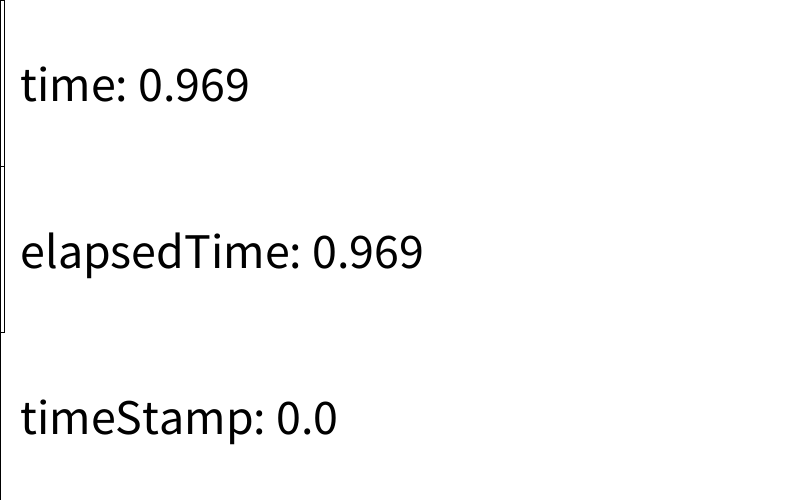
Frame 1 (no input)
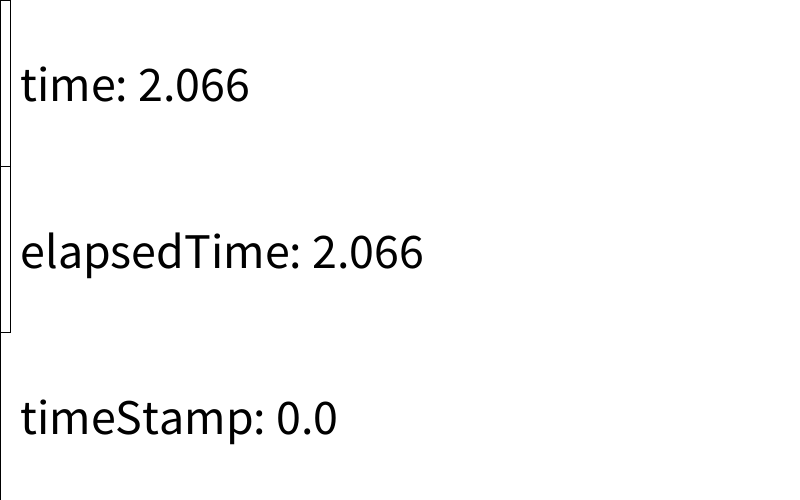
Frame 60 (the mouse pressed at the canvas centre just before this capture)
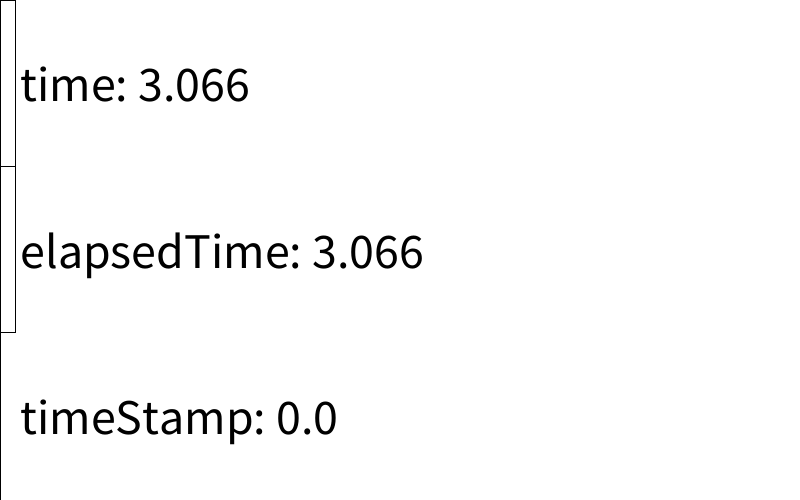
Frame 120 (the mouse held since frame 60 and released just before this capture)

The Processing sketch that drew these frames (run headless with seeded random() and noise(); from frame 60 on, the mouse is pressed at the canvas centre):

// Processing sketch: timeStamp2
// ── timeStamp2.pde
float elapsedTime = 0, time = 0, timeStamp = 0;

void setup() {
    size(800, 500);
    textSize(50);
    textAlign(LEFT, CENTER);
}

void draw() {
    elapsedTime = float(millis()) / 1000;
    time = elapsedTime - timeStamp;
    background(255);
    fill(0);
    text("time: " + time, 20, height / 6);
    text("elapsedTime: " + elapsedTime, 20, height / 2);
    text("timeStamp: " + timeStamp, 20, 5 * height / 6);
    if (time >= 10.0) {
        timeStamp = elapsedTime;
    }
    noFill();
    rect(0, 0, time * 5, height / 3);
    rect(0, height / 3, elapsedTime * 5, height / 3);
    rect(0, height * 2 / 3, timeStamp * 5, height / 3);
}
